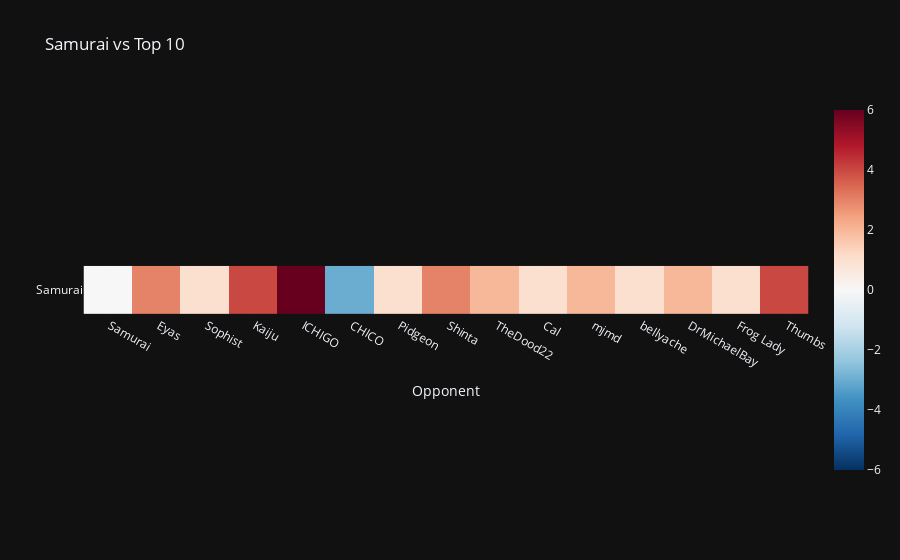

Notebook code for this chart:
### Code cell
import plotly.express as px
import pandas as pd

# Read data from CSV file
file_path = 'C:\\Users\\eyas1\\OneDrive\\Desktop\\UWM fall 2023 Smash Data\\CCC_H2H.csv'  # Replace with the actual path to your CSV file
df = pd.read_csv(file_path, index_col=0)  # Assuming the first column is the index

# Extract the second row
row_data = df.iloc[0, :]

# Create a DataFrame with only the second row
df_second_row = pd.DataFrame(row_data).transpose()

# Create a heatmap using Plotly Express
fig = px.imshow(df_second_row, color_continuous_scale = 'RdBu_r', range_color = [-6,6],  labels=dict(x='Value', y='Opponent'), title='Samurai vs Top 10',)

fig.update_traces(hovertemplate='Player: %{y}<br>Opponent: %{x}<br>Score: %{z}<extra></extra>') 

# Customize the layout to go up and down
fig.update_layout(
    xaxis_title='Opponent',

    yaxis_title='',

    template = 'plotly_dark'
)

### Figure 1 — Plotly figure (JSON) as saved in the notebook; plotly's stock layout.template omitted (floating-point values rounded to 4 significant figures)
{"data": [{"coloraxis": "coloraxis", "hovertemplate": "Player: %{y}<br>Opponent: %{x}<br>Score: %{z}<extra></extra>", "name": "0", "type": "heatmap", "x": [" Samurai", " Eyas", " Sophist", " Kaiju", " ICHIGO", " CHICO", " Pidgeon", " Shinta", " TheDood22", " Cal", " mjmd", " bellyache", " DrMichaelBay", " Frog Lady", " Thumbs"], "xaxis": "x", "y": ["Samurai"], "yaxis": "y", "z": [[0, 3, 1, 4, 6, -3, 1, 3, 2, 1, 2, 1, 2, 1, 4]]}], "layout": {"coloraxis": {"cmax": 6, "cmin": -6, "colorscale": [[0, "rgb(5,48,97)"], [0.1, "rgb(33,102,172)"], [0.2, "rgb(67,147,195)"], [0.3, "rgb(146,197,222)"], [0.4, "rgb(209,229,240)"], [0.5, "rgb(247,247,247)"], [0.6, "rgb(253,219,199)"], [0.7, "rgb(244,165,130)"], [0.8, "rgb(214,96,77)"], [0.9, "rgb(178,24,43)"], [1, "rgb(103,0,31)"]]}, "title": {"text": "Samurai vs Top 10"}, "xaxis": {"anchor": "y", "constrain": "domain", "domain": [0, 1], "scaleanchor": "y", "title": {"text": "Opponent"}}, "yaxis": {"anchor": "x", "autorange": "reversed", "constrain": "domain", "domain": [0, 1], "title": {"text": ""}}}}
